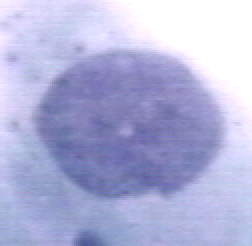
#> input picture New folder/1.BMP, 126 x 123 px (shown 2 times larger); its folder holds only this picture in this run
$ python -i preprocessing.py   (imports and definitions only)   (older library calls are emulated)
#> lines starting #> are read from the running program, lines starting #| are printed output that depends on the picture
#> in load_and_preprocess_image, image is the input picture: PIL image 126x123 RGB; mean R, G, B 177, 179.1, 217.9
"""Herlev dataset preprocessing, analysis, and sampling utilities."""

from __future__ import annotations

import hashlib
import random
from dataclasses import dataclass
from pathlib import Path
from typing import Dict, Iterable, List, Sequence, Tuple

import cv2
import numpy as np
from PIL import Image, ImageFile, UnidentifiedImageError
from sklearn.model_selection import train_test_split

try:
    import imagehash
except Exception:  # pragma: no cover - optional dependency
    imagehash = None

try:
    import matplotlib.pyplot as plt
    import seaborn as sns
except Exception:  # pragma: no cover - optional dependency for headless envs
    plt = None
    sns = None

from config import CLASS_NAMES, DEFAULT_IMAGE_SIZE, IMAGENET_MEAN, IMAGENET_STD


ImageFile.LOAD_TRUNCATED_IMAGES = True
IMAGE_EXTENSIONS = (".png", ".jpg", ".jpeg", ".bmp", ".tif", ".tiff", ".webp")


@dataclass(frozen=True)
class ImageRecord:
    path: Path
    label: str


# [98 lines left out: functions list_image_files, discover_class_directories, discover_samples, split_samples, not called in this run]


def _image_digest(path: Path) -> str:
    with path.open("rb") as handle:
        return hashlib.sha256(handle.read()).hexdigest()


# [50 lines left out: functions _perceptual_hash, verify_image_quality, detect_duplicates, filter_quality_and_duplicates, not called in this run]


def preprocess_image_array(image: np.ndarray, image_size: int = DEFAULT_IMAGE_SIZE) -> np.ndarray:
#> called with image_size = 224
    if image.ndim == 2:
        image = cv2.cvtColor(image, cv2.COLOR_GRAY2RGB)
    elif image.shape[-1] == 4:
        image = cv2.cvtColor(image, cv2.COLOR_RGBA2RGB)
    else:
        image = cv2.cvtColor(image, cv2.COLOR_BGR2RGB) if image.dtype != np.float32 else image
#> image: shape (123, 126, 3)

    if image.dtype != np.uint8:
        image = np.clip(image, 0, 255).astype(np.uint8)

    image = cv2.resize(image, (image_size, image_size), interpolation=cv2.INTER_CUBIC)
#> image: shape (224, 224, 3)
    lab = cv2.cvtColor(image, cv2.COLOR_RGB2LAB)
#> lab: shape (224, 224, 3); mean of channels 0, 1, 2 194.2, 142.1, 134.7
    l_channel, a_channel, b_channel = cv2.split(lab)
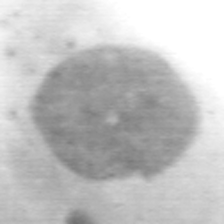
#> l_channel: shape (224, 224); min 111, max 255, mean 194.2
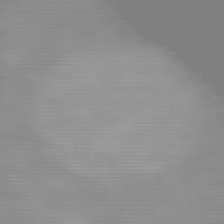
#> a_channel: shape (224, 224); min 128, max 156, mean 142.1
    clahe = cv2.createCLAHE(clipLimit=2.0, tileGridSize=(8, 8))
    l_channel = clahe.apply(l_channel)
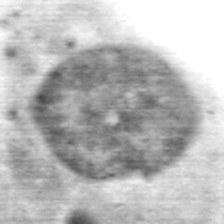
#> l_channel: shape (224, 224); min 70, max 255, mean 185.9
    lab = cv2.merge((l_channel, a_channel, b_channel))
#> lab: shape (224, 224, 3); mean of channels 0, 1, 2 185.9, 142.1, 134.7
    image = cv2.cvtColor(lab, cv2.COLOR_LAB2RGB)
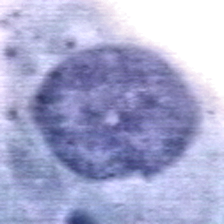
#> image: shape (224, 224, 3); mean B, G, R 208.8, 170.6, 168.6
    image = cv2.medianBlur(image, 3)
    return image


def load_and_preprocess_image(path: str | Path, image_size: int = DEFAULT_IMAGE_SIZE) -> np.ndarray:
    with Image.open(path) as image:
        rgb = image.convert("RGB")
        array = np.asarray(rgb)
    return preprocess_image_array(array, image_size=image_size)


# [39 lines left out: functions compute_image_statistics, class_distribution, not called in this run]


def _descriptor_vector(path: Path) -> np.ndarray:
    image = load_and_preprocess_image(path)
    gray = cv2.cvtColor(image, cv2.COLOR_RGB2GRAY)
    hsv = cv2.cvtColor(image, cv2.COLOR_RGB2HSV)
#> hsv: shape (224, 224, 3); mean H, S, V 56.7, 54.9, 208.9
    hist = cv2.calcHist([gray], [0], None, [32], [0, 256]).flatten()
#> hist = 32 values, max 5884 at index 31, min 0 at index 0, mean 1568
    hist = hist / (hist.sum() + 1e-8)
#> hist = 32 values, max 0.117 at index 31, min 0 at index 0, mean 0.0312
    features = np.array(
        [
            image.mean() / 255.0,
            image.std() / 255.0,
            float(cv2.Laplacian(gray, cv2.CV_64F).var()) / 1000.0,
            float(cv2.Canny(gray, 80, 160).mean()) / 255.0,
            float(hsv[:, :, 1].mean()) / 255.0,
            float(hsv[:, :, 2].mean()) / 255.0,
            float(-(hist * np.log2(hist + 1e-8)).sum()) / 10.0,
        ],
        dtype=np.float32,
    )
#> features = [0.716, 0.19, 0.0327, 0.0181, 0.215, 0.819, 0.42]
    return features


# [136 lines left out: functions undersample_samples, sample_grid_paths, plot_class_distribution, plot_sample_grid, normalize_images_for_training, not called in this run]

>>> result = _descriptor_vector('../New folder/1.BMP')
#> result = [0.716, 0.19, 0.0327, 0.0181, 0.215, 0.819, 0.42]

$ run again, on New folder/3.BMP
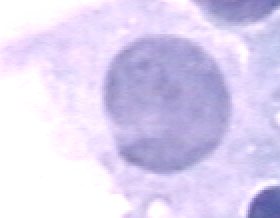
#> input picture New folder/3.BMP, 140 x 109 px (shown 2 times larger)
#> in load_and_preprocess_image, image is the input picture: PIL image 140x109 RGB; mean R, G, B 220.2, 210.9, 241.1
#> in preprocess_image_array, `l_channel, a_channel, b_channel = cv2.split(lab)`:
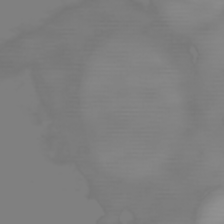
#> b_channel: shape (224, 224); min 119, max 147, mean 127.5
#> in preprocess_image_array, `image = cv2.cvtColor(lab, cv2.COLOR_LAB2RGB)`:
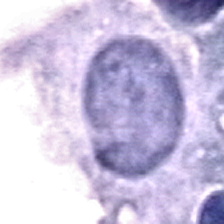
#> image: shape (224, 224, 3); mean B, G, R 223.1, 193.7, 202.9
#> hsv: shape (224, 224, 3); mean H, S, V 134.6, 37, 223.2
#> in _descriptor_vector, `hist = cv2.calcHist([gray], [0], None, [32], [0, 256]).flatten()`: hist = 32 values, max 10147 at index 31, min 0 at index 0, mean 1568
#> in _descriptor_vector, `hist = hist / (hist.sum() + 1e-8)`: hist = 32 values, max 0.202 at index 31, min 0 at index 0, mean 0.0312
#> features = [0.81, 0.169, 0.0311, 0.0281, 0.145, 0.875, 0.397]

$ run again, on New folder/149357849-149357857-001.BMP
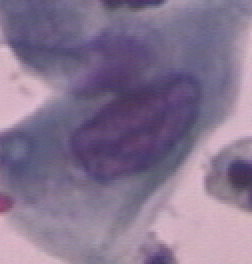
#> input picture New folder/149357849-149357857-001.BMP, 126 x 132 px (shown 2 times larger)
#> in load_and_preprocess_image, image is the input picture: PIL image 126x132 RGB; mean R, G, B 133.2, 116.2, 144
#> in preprocess_image_array, `l_channel, a_channel, b_channel = cv2.split(lab)`:
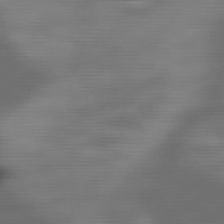
#> b_channel: shape (224, 224); min 95, max 136, mean 123.2
#> in preprocess_image_array, `image = cv2.cvtColor(lab, cv2.COLOR_LAB2RGB)`:
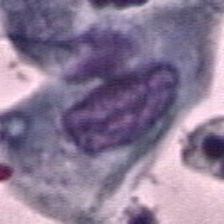
#> image: shape (224, 224, 3); mean B, G, R 150.3, 122.5, 139.6
#> hsv: shape (224, 224, 3); mean H, S, V 158.1, 57.1, 153.4
#> in _descriptor_vector, `hist = cv2.calcHist([gray], [0], None, [32], [0, 256]).flatten()`: hist = 32 values, max 3806 at index 13, min 0 at index 0, mean 1568
#> in _descriptor_vector, `hist = hist / (hist.sum() + 1e-8)`: hist = 32 values, max 0.0759 at index 13, min 0 at index 0, mean 0.0312
#> features = [0.539, 0.186, 0.0299, 0.0264, 0.224, 0.602, 0.437]
#> result has the same summary as features in _descriptor_vector

$ run again, on New folder/153826963-153826989-001.BMP
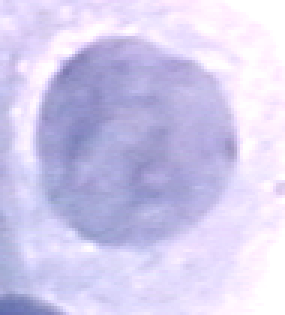
#> input picture New folder/153826963-153826989-001.BMP, 95 x 105 px (shown 3 times larger)
#> in load_and_preprocess_image, image is the input picture: PIL image 95x105 RGB; mean R, G, B 209.3, 202.9, 237.4
#> in preprocess_image_array, `l_channel = clahe.apply(l_channel)`:
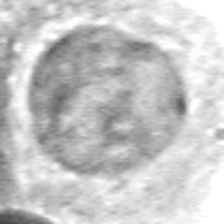
#> l_channel: shape (224, 224); min 66, max 255, mean 198.1
#> in preprocess_image_array, `image = cv2.cvtColor(lab, cv2.COLOR_LAB2RGB)`:
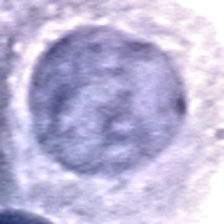
#> image: shape (224, 224, 3); mean B, G, R 217.8, 184.2, 190.5
#> hsv: shape (224, 224, 3); mean H, S, V 142.5, 42.3, 217.8
#> in _descriptor_vector, `hist = cv2.calcHist([gray], [0], None, [32], [0, 256]).flatten()`: hist = 32 values, max 4479 at index 27, min 0 at index 0, mean 1568
#> in _descriptor_vector, `hist = hist / (hist.sum() + 1e-8)`: hist = 32 values, max 0.0893 at index 27, min 0 at index 0, mean 0.0312
#> features = [0.775, 0.157, 0.0285, 0.0205, 0.166, 0.854, 0.41]
